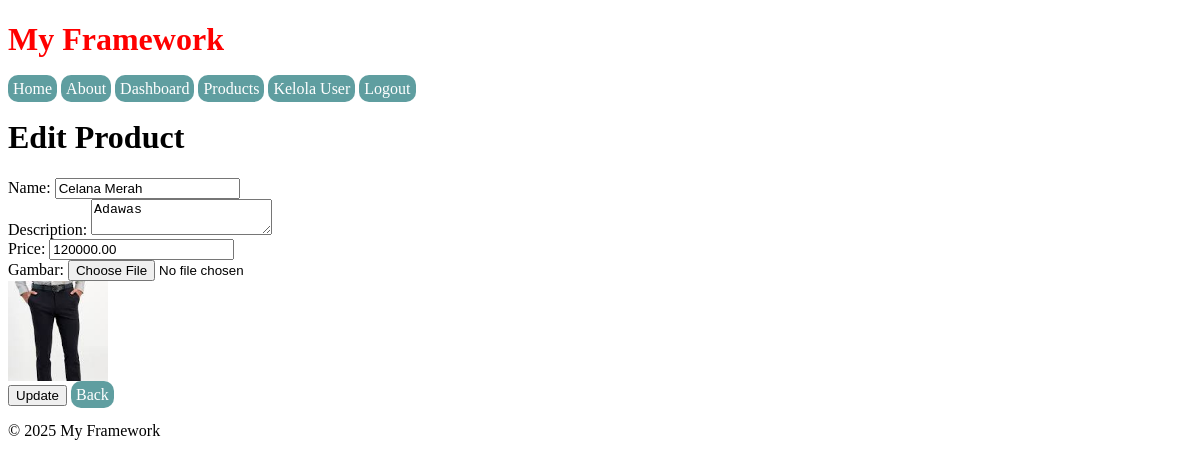
/products/edit/14 (signed in), run on the app's committed database.
### tables this page shows
CREATE TABLE `products` (
  `id` int NOT NULL,
  `name` varchar(100) NOT NULL,
  `description` text,
  `price` decimal(10,2) NOT NULL,
  `image` varchar(255) DEFAULT NULL,
  `created_at` timestamp NULL DEFAULT CURRENT_TIMESTAMP
);

### app/Controllers/ProductController.php (called while the page is built, shortened)
<?php
class ProductController
{
    public function edit($id)
    {
        $product = new Product();
        $productData = $product->find($id);
        return View::render('products.edit', ['product' => $productData], 'app');
    }
}

### public/index.php (called while the page is built, shortened)
<?php
require __DIR__ . '/../core/Router.php';
require __DIR__ . '/../routes/web.php';
$uri = parse_url($_SERVER['REQUEST_URI'], PHP_URL_PATH);
$method = $_SERVER['REQUEST_METHOD'];
try {
    $router->dispatch($uri, $method);
} catch (\Exception $e) {
    http_response_code(404);
    require __DIR__ . '/../app/Views/404.php';
    exit;
}

### config/database.php (called while the page is built)
<?php
return [
    'host' => 'localhost',
    'dbname' => 'my_framework',
    'username' => 'root',
    'password' => ''
];

### core/Model.php (called while the page is built, shortened)
<?php
class Model
{
    protected $pdo;
    public function __construct()
    {
        $config = require __DIR__ . '/../config/database.php';
        try {
            $this->pdo = new PDO(
                "mysql:host={$config['host']};dbname={$config['dbname']}",
                $config['username'],
                $config['password']
            );
            $this->pdo->setAttribute(PDO::ATTR_ERRMODE, PDO::ERRMODE_EXCEPTION);
        } catch (PDOException $e) {
            die("Koneksi database gagal: " . $e->getMessage());
        }
    }
    public function query($sql, $params = [])
    {
        $stmt = $this->pdo->prepare($sql);
        $stmt->execute($params);
        return $stmt;
    }
}

### app/Models/Product.php (called while the page is built, shortened)
<?php
class Product extends Model
{
    public function find($id)
    {
        return $this->query("SELECT * FROM products WHERE id = :id", ['id' => $id])->fetch();
    }
}

### app/Views/products/edit.php (the view)
<body>
    <h1>Edit Product</h1>
    <form action="/products/update/<?= $product['id'] ?>" method="POST" enctype="multipart/form-data">
        <label for="name">Name:</label>
        <input type="text" name="name" id="name" value="<?= htmlspecialchars($product['name']) ?>" required>
        <br>
        <label for="description">Description:</label>
        <textarea name="description" id="description" required><?= htmlspecialchars($product['description']) ?></textarea>
        <br>
        <label for="price">Price:</label>
        <input type="number" step="0.01" name="price" id="price" value="<?= htmlspecialchars($product['price']) ?>" required>
        <br>
        <label for="image">Gambar:</label>
        <input type="file" name="image" id="image" accept="image/*">
        <br>
        <?php if ($product['image']): ?>
            <img src="/uploads/<?= htmlspecialchars($product['image']) ?>" alt="Gambar Produk" width="100">
        <?php endif; ?>
        <br>
        <button type="submit">Update</button>
        <a href="/products">Back</a>
    </form>
</body>

### app/Views/layouts/app.php (shortened to what this page needs)
<!DOCTYPE html>
<html lang="en">
<head>
    <link rel="stylesheet" href="/css/style.css">
</head>
<body>
    <header>
        <h1 class="header-layout">My Framework</h1>
        <nav>
            <a href="/home">Home</a>
            <a href="/about">About</a>
            <?php if (isset($_SESSION['user'])): ?>
                <a href="/dashboard">Dashboard</a>
                <a href="/products">Products</a>
                <?php if ($_SESSION['user']['role'] == 'admin') : ?>
                    <a href="/admin/users">Kelola User</a>
                <?php endif ?>
                <a href="/logout">Logout</a>
            <?php else : ?>
                <a href="/login">Login</a>
            <?php endif ?>
        </nav>
    </header>
    <main>
        <?= $content ?>
    </main>
    <footer>
        <p>&copy; 2025 My Framework</p>
    </footer>
</body>
</html>

### core/Router.php (shortened to what this page needs)
<?php
class Router
{
    protected $routes = [];
    public function get($uri, $controller)
    {
        $this->routes['GET'][$uri] = $controller;
    }
    public function post($uri, $controller)
    {
        $this->routes['POST'][$uri] = $controller;
    }
    public function dispatch($uri, $method)
    {
        foreach ($this->routes[$method] as $route => $controllerAction) {
            $routePattern = preg_replace('/\{([a-z]+)\}/', '([^\/]+)', $route);
            if (preg_match("#^$routePattern$#", $uri, $matches)) {
                array_shift($matches);
                list($controller, $action) = explode('@', $controllerAction);
                $controller = "App\\Controllers\\{$controller}";
                $controller = new $controller;
                return call_user_func_array([$controller, $action], $matches);
            }
        }
        throw new \Exception("Route not found.");
    }
}

### public/css/style.css (style rules this page uses)
.header-layout { color: red; }
a { text-decoration: none; padding: 5px; background-color: cadetblue; color: white; border-radius: 10px; }

### data on the page
products: name "Celana Merah", description "Adawas", price "120000.00", image (picture)
